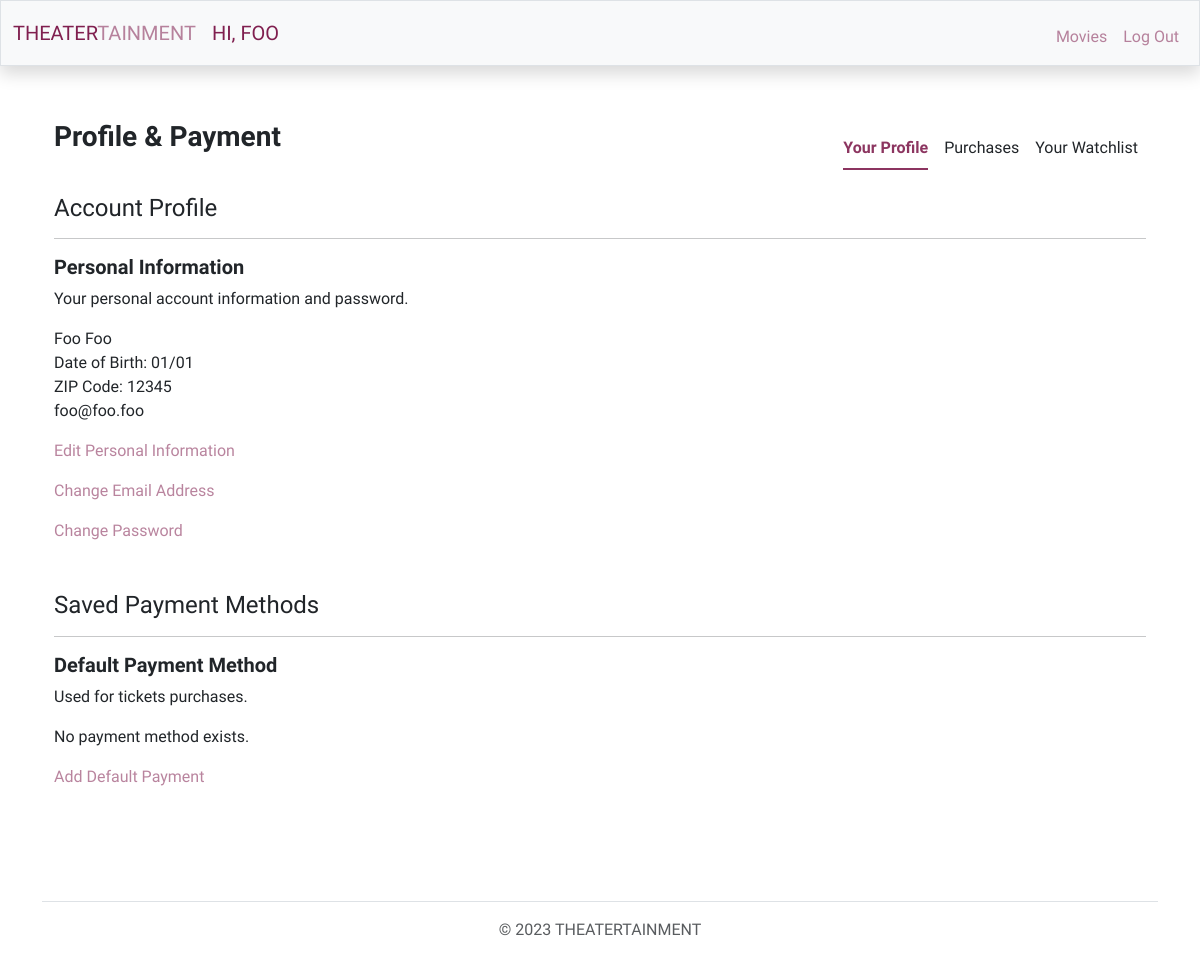
Screenshot of /member/profile (signed in) with the database file from the repository.
### theatert/models.py (models this page shows, shortened)
class User(db.Model, UserMixin):
    id = db.Column(db.Integer, primary_key=True)
    username = db.Column(db.String(20), unique = True, nullable=False)
    password = db.Column(db.String(60), nullable=False)
    role = db.Column(db.String(20), nullable=False)
    __mapper_args__ = {
        'polymorphic_identity': 'ANY',
        'polymorphic_on': role
    }

class Member(User):
    id = db.Column(db.Integer, db.ForeignKey('user.id'), primary_key=True)
    email = db.Column(db.String, unique = True, nullable=False)
    fname = db.Column(db.String, nullable=False)
    lname = db.Column(db.String, nullable=False)
    phone = db.Column(db.Integer, nullable=False)
    zip_code = db.Column(db.Integer, nullable=False)
    dob = db.Column(db.Date)
    cards = db.relationship('Cards', backref='member', lazy=True) # Can have many cards
    __mapper_args__ = {
        'polymorphic_identity': 'MEMBER',
    }

### theatert/users/members/routes.py (the view, shortened to what this page needs)
@members.route('/profile', methods=['GET', 'POST'])
@login_required(role='MEMBER')
def profile():
    info_form = AccountInfoForm()
    email_form = EmailForm()
    password_form = PasswordForm()
    payment_form = DefaultPaymentForm()
    delete_default = DeleteDefaultPayemnt()
    if 'fname' in request.form:
        hidden1, hidden2, hidden3, hidden4, hidden5 = 'hidden', '', 'hidden', 'hidden', 'hidden'
        email_form.email.data = current_user.email
        if info_form.validate_on_submit():
            current_user.fname = info_form.fname.data
            current_user.lname = info_form.lname.data
            current_user.phone = info_form.phone.data
            current_user.zip_code = info_form.zip_code.data
            if info_form.dob.data:
                current_user.dob = datetime.strptime(info_form.dob.data, '%m/%d').date()
            db.session.commit()
            hidden1, hidden2, hidden3, hidden4, hidden5 = '', 'hidden', 'hidden', 'hidden', 'hidden'
            flash('Your information has been updated!', 'success')
            return redirect(url_for('members.profile'))
    elif 'delete' in request.form:
        hidden1, hidden2, hidden3, hidden4, hidden5 = '', 'hidden', 'hidden', 'hidden', 'hidden'
        flash('Saved Card Removed!', 'success')
        return redirect(url_for('members.profile'))
    else:
        hidden1, hidden2, hidden3, hidden4, hidden5 = '', 'hidden', 'hidden', 'hidden', 'hidden'
        info_form.fname.data = current_user.fname
        info_form.lname.data = current_user.lname
        info_form.dob.data = current_user.dob.strftime('%m/%d')
        info_form.zip_code.data = current_user.zip_code
        info_form.phone.data = current_user.phone
        email_form.email.data = current_user.email
    return render_template('member/profile.html', info_form=info_form, email_form=email_form, \
                           password_form=password_form, payment_form=payment_form, delete_default=delete_default, \
                           hidden1=hidden1, hidden2=hidden2, hidden3=hidden3, hidden4=hidden4, hidden5=hidden5)

### theatert/models.py (called while the page is built)
@login_manager.user_loader
def load_user(user_id):
    return User.query.get(int(user_id))

### theatert/users/utils.py (called while the page is built)
def login_required(role="ANY"):
    def wrapper(f):
        @wraps(f)
        def decorated_function(*args, **kwargs):
            if not current_user.is_authenticated:
                return login_manager.unauthorized()
            if (current_user.role != role) and (role == "ANY"):
                return login_manager.unauthorized()
            return f(*args, **kwargs)
        return decorated_function
    return wrapper

### theatert/templates/member/profile.html (shortened to what this page needs)
{% extends "member/layout.html" %}
{% block main %}
<div class="container">
    <div class="d-flex left-align mb-4 flex-wrap">
        <div class="h3 py-2 flex-grow-1 fw-bold">Profile & Payment</div>
        <div class="pt-4 mx-2 type-selected fw-bold type-item">Your Profile</div>
        <div class="pt-4 mx-2 {{ second }} type-item"><a href="{{ url_for('users.home' )}}">Purchases</a></div>
        <div class="pt-4 mx-2 {{ second }} type-item"><a href="{{ url_for('users.home' )}}">Your Watchlist</a></div>
    </div>
    <div class="left-align mb-5">
        <h4>Account Profile</h4><hr>
        <h5 class="fw-bold">Personal Information</h5>
        <p>Your personal account information and password.</p>
        <div id="account-info" {{ hidden1 }}>
            <p>{{ current_user.fname.capitalize() }} {{ current_user.lname.capitalize() }}<br>
            {% if current_user.dob %}
                Date of Birth: {{ current_user.dob.strftime("%m/%d") }}<br>
            {% endif %}
            ZIP Code: {{ current_user.zip_code }}<br>
            {{ current_user.email }}<br></p>
            <p><a id="info-form-trigger" class="info">Edit Personal Information</a></p>
            <p><a id="email-form-trigger" class="info">Change Email Address</a></p>
            <p><a id="password-form-trigger" class="info">Change Password</a></p>
        </div>
    </div>
    <div class="left-align">
        <h4>Saved Payment Methods</h4><hr>
        <h5 class="fw-bold">Default Payment Method</h5>
        <p>Used for tickets purchases.</p>
        <div id="default-payment">
            <p>No payment method exists.</p>
            <p><a id="payment-form-trigger" class="info">Add Default Payment</a></p>
        </div>
    </div>
</div>
{% endblock %}

### theatert/templates/member/layout.html (shortened to what this page needs)
<!DOCTYPE html>
<html lang="en" class="h-100">
    <head>
        <link href="/../../static/css/styles.css" rel="stylesheet">
        <link rel="stylesheet" type="text/css" href="//cdn.jsdelivr.net/npm/slick-carousel@1.8.1/slick/slick.css"/>
        <link rel="stylesheet" type="text/css" href="//cdn.jsdelivr.net/npm/slick-carousel@1.8.1/slick/slick-theme.css" />
        <link href="../../static/css/main.css" rel="stylesheet">
    </head>
    <body class="d-flex flex-column h-100 my-font pt-5">
        <nav class="bg-light border fixed-top navbar navbar-expand-sm navbar-light shadow">
            <div class="container-fluid">
                <div class="d-flex justify-content-between flex-wrap">
                    <a class="navbar-brand" href="{{ url_for('users.home' )}}"><span class="color-dark">THEATER</span><span class="color-light">TAINMENT</span></a>
                    {% if current_user.is_authenticated %}
                        <a  id="nav-link-brand" class="navbar-brand" href="{{ url_for('members.profile') }}">HI, {{ current_user.fname.upper() }}</a>
                    {% endif %}
                </div>
                <div class="collapse navbar-collapse" id="navbar">
                    {% if current_user.is_authenticated %}
                        <ul class="navbar-nav ms-auto mt-2">
                            <li class="nav-item"><a class="nav-link" href="{{ url_for('users.movies') }}">Movies</a></li>
                            <li class="nav-item"><a class="nav-link" href="{{ url_for('users.logout') }}">Log Out</a></li>
                        </ul>
                    {% endif %}
                </div>
            </div>
        </nav>
        <main class="container-fluid  my-3 py-5 text-center">
            <div class="container">
                {% block main %}{% endblock %}
            </div>
        </main>
        <footer class="footer mt-auto py-3 my-1">
            <div class="container">
                <ul class="nav justify-content-center border-bottom pb-3 mb-3">
                </ul>
                <p class="text-center text-muted">&copy; 2023 THEATERTAINMENT</p>
            </div>
        </footer>
    </body>
</html>

### theatert/static/css/main.css (style rules this page uses)
a { text-decoration: none; color: inherit; }
.info { cursor: pointer; }
.left-align { text-align: left; }
.my-font { font-family: 'Work Sans', sans-serif!important; }

### rows the page displays
Member: fname "FOO", fname "Foo", lname "Foo", dob "01/01", zip_code "12345", email "foo@foo.foo"
